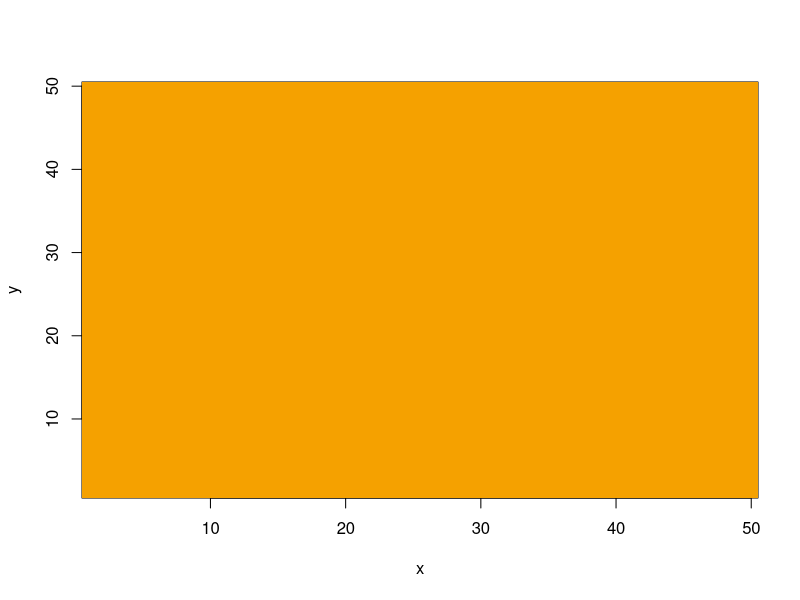
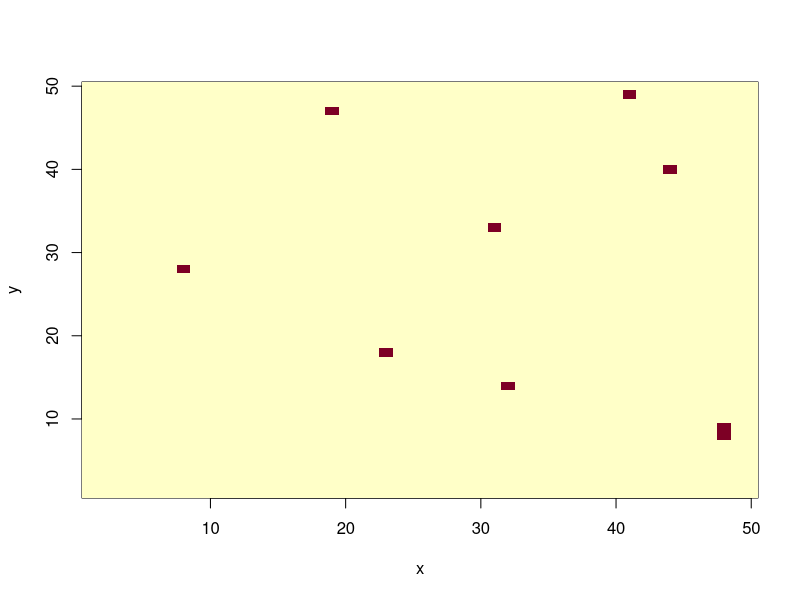
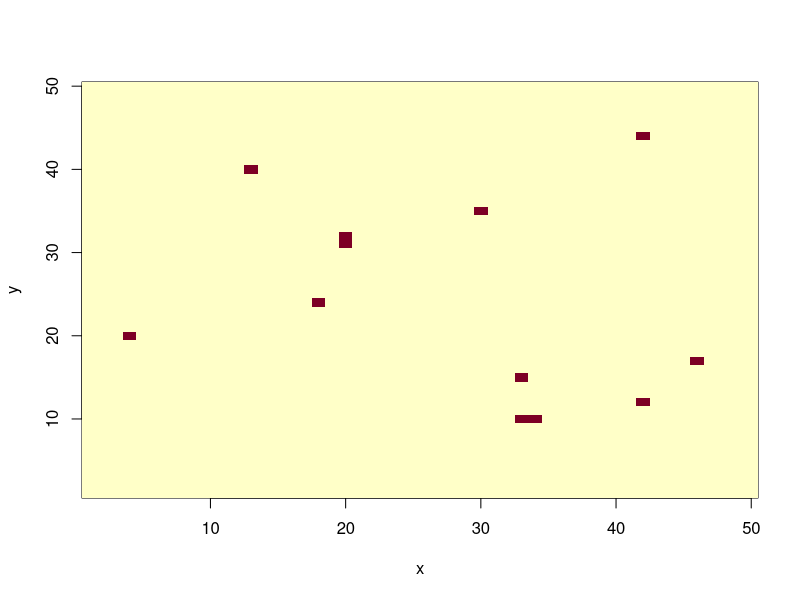
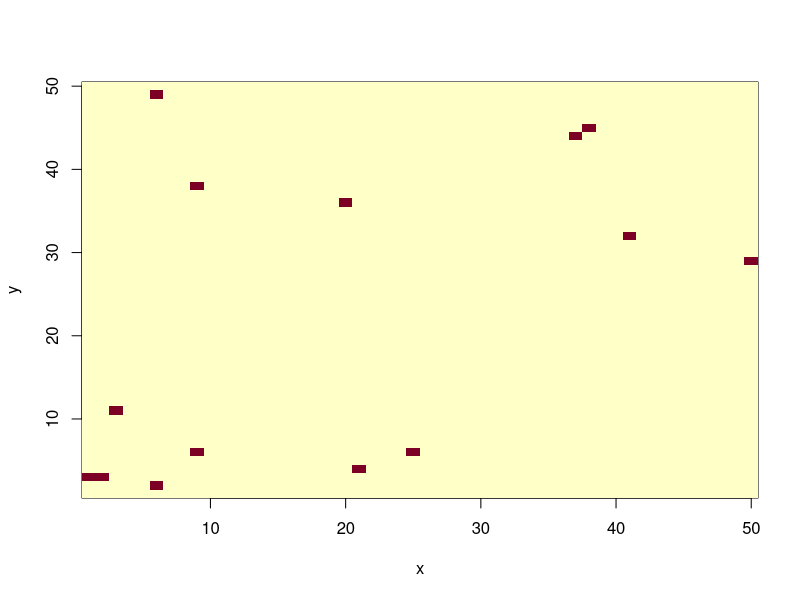
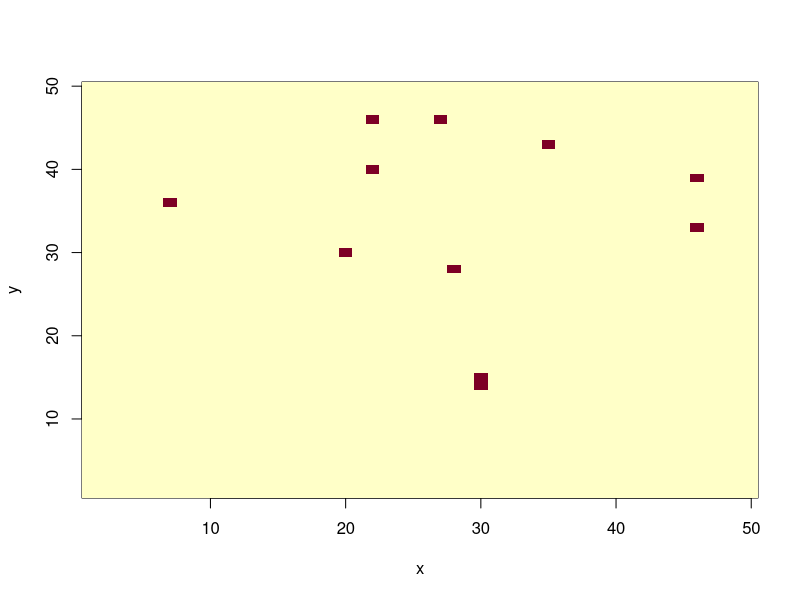
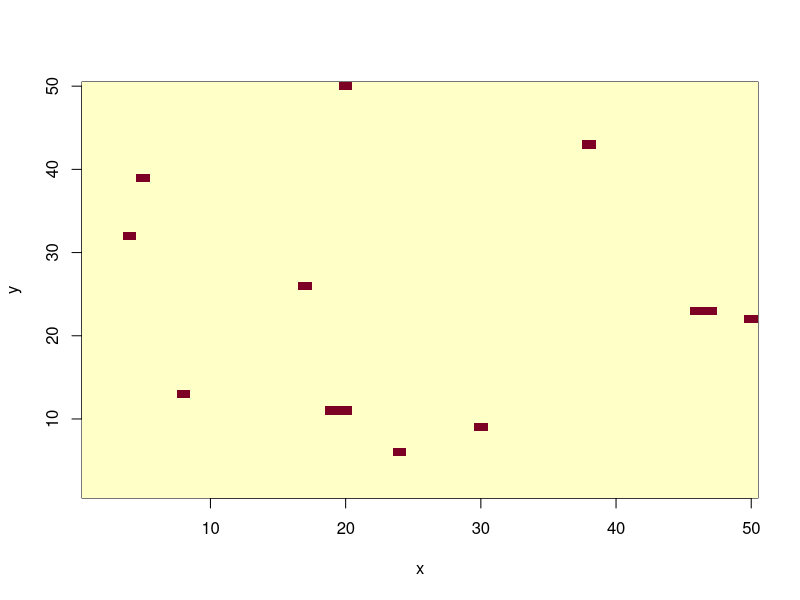
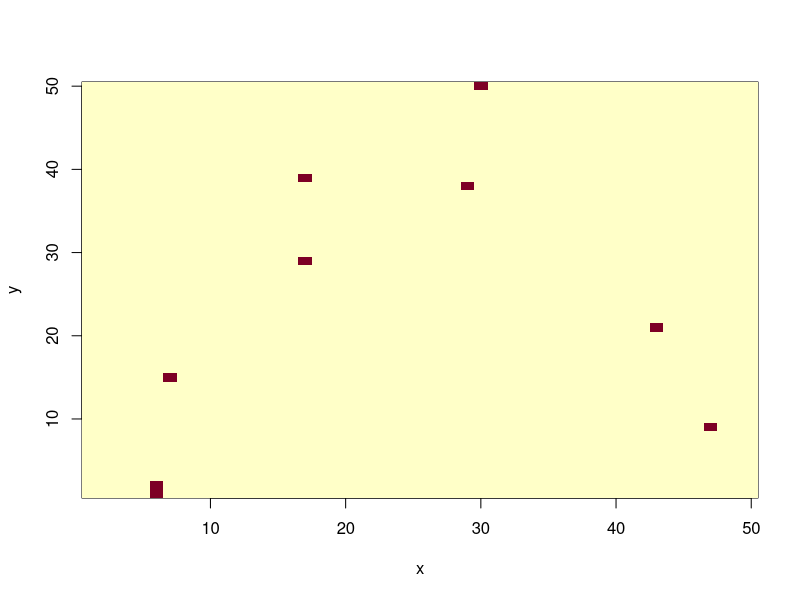
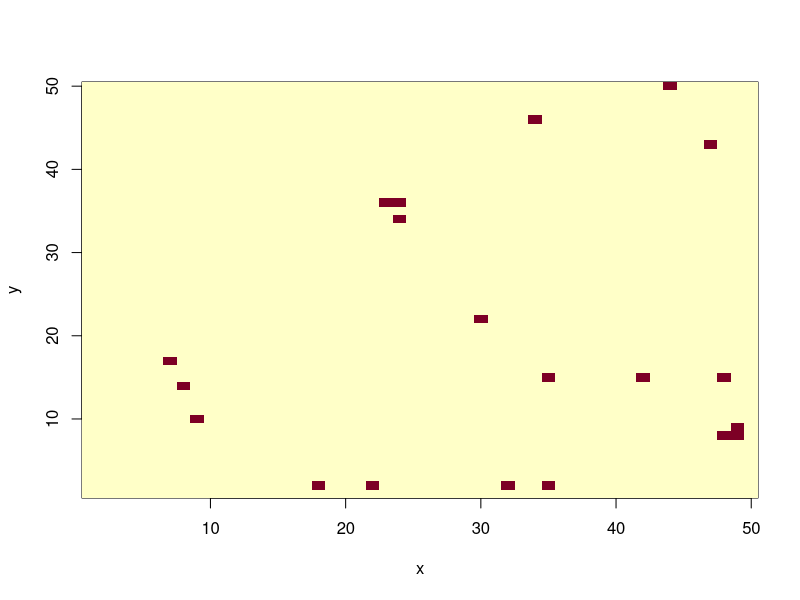

These charts were generated, in order, by the following R code: (Note: a time limit stopped this script after it produced the figures.)
######################################################
### Numerical Simulation of the Ising model        ###
### by Markus Kirkines                             ###
### WT 2017 University of Bonn                     ###
### Computational Physics Course                   ###
######################################################


### set numerical and physical parameters

mc_steps <- 1500   ### 1 MC-Step is N^2 (possible spin-flip) steps
dim_N <- 50        ### dimension of the lattice N^2
J <- 1             ### coupling strength of Hamiltonian (J>0: ferromagnetic behaviour)
k_b <- 1           ### boltzmann constant
T_start <- 1.4     ### start temperature
T_end <- 3.2       ### end temperature
step_size <- 0.025 ### temperature step
iterations <- (T_end-T_start)/step_size ### number of iterations of the main loop
beta <- 1/(k_b*T_start) ### reciprocal temperature

### This function calculates the value of the Energy
### for a given spin.
### The boundary conditions for the nearest neighbours 
### are implemented via the differt if-conditions.
get_spin_energy <- function(mat,i,j){ 
	if(!is.matrix(mat)){
		stop("Argument must be a matrix")
	} else if (i==1 && j==1){
		x=(mat[i+1,j]+mat[i,j+1]+mat[dim_N,j]+mat[i,dim_N])
	} else if (i==dim_N && j==dim_N){
		x=(mat[i-1,j]+mat[i,j-1]+mat[1,j]+mat[i,1])
	} else if (i==dim_N && j==1){
		x=(mat[i-1,j]+mat[i,j+1]+mat[1,j]+mat[i,dim_N])
	} else if (i==1 && j==dim_N){
		x=(mat[i+1,j]+mat[i,j-1]+mat[i,1]+mat[dim_N,j])
	} else if (i==1){
		x=(mat[i+1,j]+mat[i,j+1]+mat[i,j-1]+mat[dim_N,j])
	} else if (i==dim_N){
		x=(mat[i-1,j]+mat[i,j+1]+mat[i,j-1]+mat[1,j])
	} else if (j==1){
		x=(mat[i+1,j]+mat[i-1,j]+mat[i,j+1]+mat[i,dim_N])
	} else if (j==dim_N){
		x=(mat[i+1,j]+mat[i-1,j]+mat[i,j-1]+mat[i,1])
	} else {
		x=(mat[i+1,j]+mat[i-1,j]+mat[i,j-1]+mat[i,j+1])
	}
	return(J*mat[i,j]*x)
}

### This function calculates the total energy 
### of the spin configuration.
### All spin energies are added up and then divided by 4 
### (because of 4 nearest neighbours) and by the number of
### spin particles N².
get_total_energy <-function(mat){
  total <- 0
  for(i in 1:dim_N){
    for(j in 1:dim_N){
      total = total - get_spin_energy(mat,i,j)
    }
  }
  return(total/dim_N^2/4)
}

### This function calculates the absolute value of the 
### magnetisation per spin.
### All the spins are added up and the sum is divided
### by the total number of spin particles N².
get_mag_per_s <- function(mat){
  mag <- 0
  mag = sum(mat)
  mag = abs(mag)
  return(1/dim_N^2*mag)
}

### Hot Spin configuration:
### This function randomly sets up the spins in the lattice with
### values either 1 or -1
init_spin_config_hot <- function(){
  matrix(sample(c(-1, 1), dim_N^2, replace = TRUE), ncol = dim_N, nrow = dim_N)
}

### Cold Spin configuration:
### This function sets up the spins in the lattice all 
### facing in one direction.
init_spin_config_cold <- function(){
  matrix(-1,ncol = dim_N, nrow = dim_N)
}

####################
### MAIN PROGRAM ###
####################
lattice <- array(rep(0,dim_N^2), dim=c(dim_N,dim_N)) ### initialize matrix
lattice <- init_spin_config_cold() ### write all alligned spins into matrix
mag_list <- rep(0,iterations) ### create lists to safe magnetization
ene_list <- rep(0,iterations) ### and energies.
x <- (1:nrow(lattice)) ### put the lattice dimensions as an array
y <- (1:ncol(lattice)) ### for better plotting

### Print the image of the initialized lattice
image(x,y,lattice)
ptm <- proc.time() ### The current time is saved in ptm
pb <- txtProgressBar(min = 0, max = iterations, style = 3) ### set up a progress bar
for (tmp in 1:iterations){ ### MAIN LOOP (iterating over different temperatures)
  T_current <- T_start+(tmp-1)*step_size ### calculate the current temperature
  beta <- 1/(k_b*T_current) ### update beta
  for (step in 1:mc_steps){ ### simulation loop for a single temperature
    for (count in 1:dim_N^2){ ### each step runs N² times
      i <- round(sample(1:dim_N,1)) ### get random coordinates
      j <- round(sample(1:dim_N,1))
      delta_E<-2*get_spin_energy(lattice,i,j) ### calculate possible energy difference
      if (delta_E < 0){ ### check if spin has to be flipped
        lattice[i,j]=-lattice[i,j]
      } else if (exp(-delta_E*beta) >= runif(n=1,min=0,max=1)) {
        lattice[i,j]=-lattice[i,j]
      }
    }
    if (step %% 50 == 0){
      image(x,y,lattice) ### show current lattice
    }
  }
  mag_list[tmp]=get_mag_per_s(lattice) ### save current maginization
  ene_list[tmp]=get_total_energy(lattice) ### and energy to their lists
  lattice <- init_spin_config_cold(lattice) ### reinitialize lattice for the next run
  setTxtProgressBar(pb, tmp) ### update progressbar
}
close(pb) ### close progressbar
print(proc.time() - ptm) ### get elapsed time and print it

### Plot Magnetization and Energy vs Temperaure and write data to file
ttemp <- (1:iterations)
ttemp = T_start+(ttemp-1)*step_size
plot(ttemp,mag_list, xlab = "Temperature",ylab = "Magnetization |m|")
plot(ttemp,ene_list, xlab = "Temperature",ylab = "Total Energy")
df <- data.frame(ttemp,mag_list,ene_list)
write.table(df, "mydata.txt", sep="\t") 
